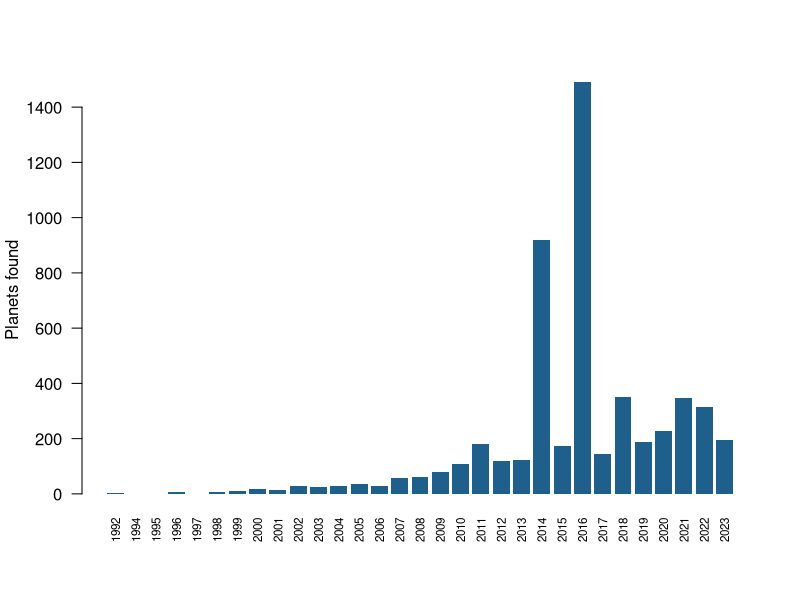

Source code (R):
## ---- chunk 1
planets <- read.csv("data/exoplanets.csv")
## ---- chunk 2
head(planets[, c("name", "method", "year", "mass_jupiter")])
## ---- chunk 3
barplot(table(planets$year), las = 2, col = "#1F5F8B", border = NA,
        cex.names = 0.7, ylab = "Planets found")
## ---- chunk 4
sort(table(planets$method), decreasing = TRUE)
